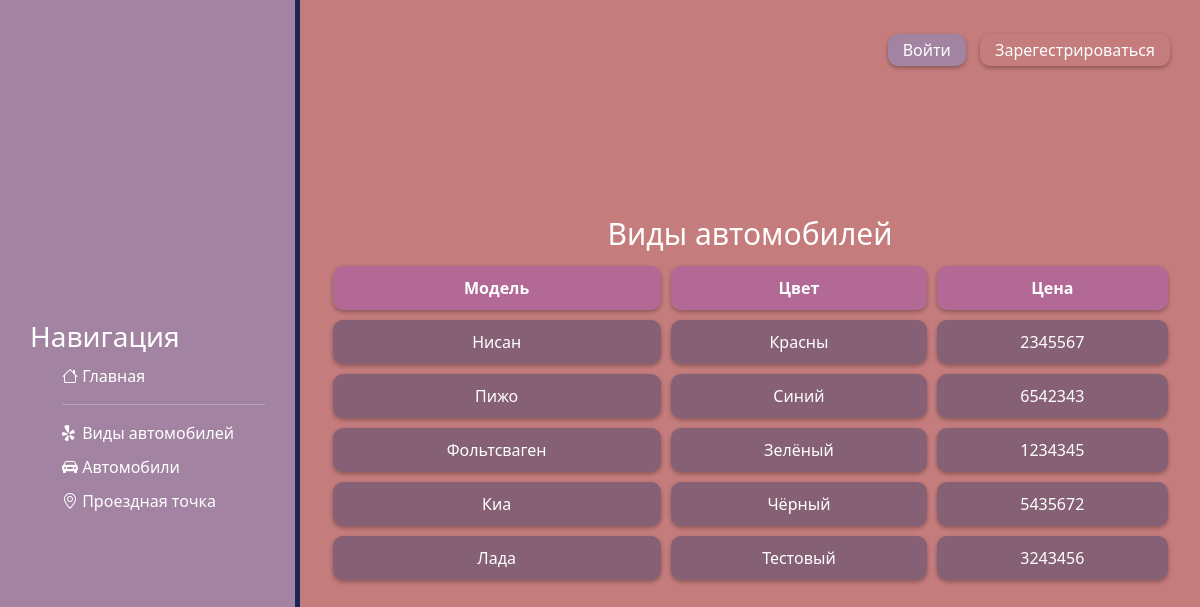
The app's page /table_show/0 with its own data.
### main/models.py (models this page shows, shortened)
class CarType(models.Model):
    model = models.CharField('Модель', max_length=50, default="")
    color = models.CharField('Цвет', max_length=50, default="")
    price = models.IntegerField(default=0)
    offsetName = 0
    names = ["Индекс", "Модель", "Цвет", "Цена"]
    title = "Виды автомобилей"
    def get_dict(self):
        return {"id": self.id, 0: self.model, 1: self.color, 2: self.price}

### main/views.py (the view)
# urls.py: path('table_show/<int:tk>', views.table_view, name='table_show'),
def table_view(request, tk):
    role = get_role(request.user)
    if left_lock_tables <= tk <= right_lock_tables and not role == "travel_point_owner":
        return redirect('main')
    table = []
    model = [CarType, Car, TravelPoint, OwnerTravelPoint, CarPass, DataOfPassingCar]
    title = model[tk].title
    for x in model[tk].objects.all():
        table.append(x.get_dict())
    return render(request, 'main/table_show.html', {'table': table, 'names': model[tk].names, 'title': title, 'table_id': tk, 'role': role})

### main/views.py (called while the page is built, shortened)
def get_role(user):
    template = ""
    return template

### main/templates/main/table_show.html (shortened to what this page needs)
{% load static %}
<!doctype html>
<html lang="en">
<head>
    <link rel="stylesheet" href="{% static 'main/css/navigation.css' %}">
    <link rel="stylesheet" href="https://cdn.jsdelivr.net/npm/bootstrap@5.2.3/dist/css/bootstrap.min.css">
    <link rel="stylesheet" href="{% static 'main/css/data_table.css' %}">
</head>
    <body>
        {% include 'main/navigation.html' %}
        {% include 'main/registrationButtons.html' %}
        <div class="center_table">
                <div class="horizontal_center">
                    <div>{{title}}</div>
                </div>
                <table class="data_table">
                    <tr>
                        {% for name in names %}
                        {% if not forloop.counter == 1 %}
                        <th>{{ name }}</th>
                        {% endif %}
                        {% endfor %}
                    </tr>
                    {% for t in table %}
                    <tr>
                        {% for k, v in t.items %}
                        {% if not forloop.counter == 1 %}
                        <td> {{v}} </td>
                        {% endif %}
                        {% endfor %}
                    </tr>
                    {% endfor %}
                </table>
        </div>
    </body>
</html>

### main/static/main/css/navigation.css (style rules this page uses)
body { margin: 0px }

### main/static/main/css/data_table.css (style rules this page uses)
html, body { width: 100%; height: 100%; background: #ab434373; }
.data_table { background-color: `#141a38`; border-radius: 10px; color: white; width: 100%; border-collapse: separate; border-spacing: 10px; width: 95%; overflow-y: auto }
.data_table th, td { border-radius: 10px; padding: 10px; text-align: center; box-shadow: 0px 2px 4px rgba(0, 0, 0, 0.3); transition: 0.2s all ease }
.data_table th { background-color: #8c46c559; }
.data_table td { color: white; background-color: #0c296457; }
.center_table { display:flex; justify-content: center; align-items: center; flex-direction: column; height: 100%; }
.horizontal_center { color: white; display: flex; justify-content: center; }
.horizontal_center div { font-size: 30px; fon-weight: bold; }

### records on screen
CarType: t "Нисан" "Красны"
CarType: t "Пижо" "Синий"
CarType: t "Фольтсваген" "Зелёный"
CarType: t "Киа" "Чёрный"
CarType: t "Лада" "Тестовый"

### other values on screen
{{ title }} "Виды автомобилей"
{{ name }} "Модель" "Цвет" "Цена"
{{ v }} "2345567" "6542343" "1234345" "5435672" "3243456"
